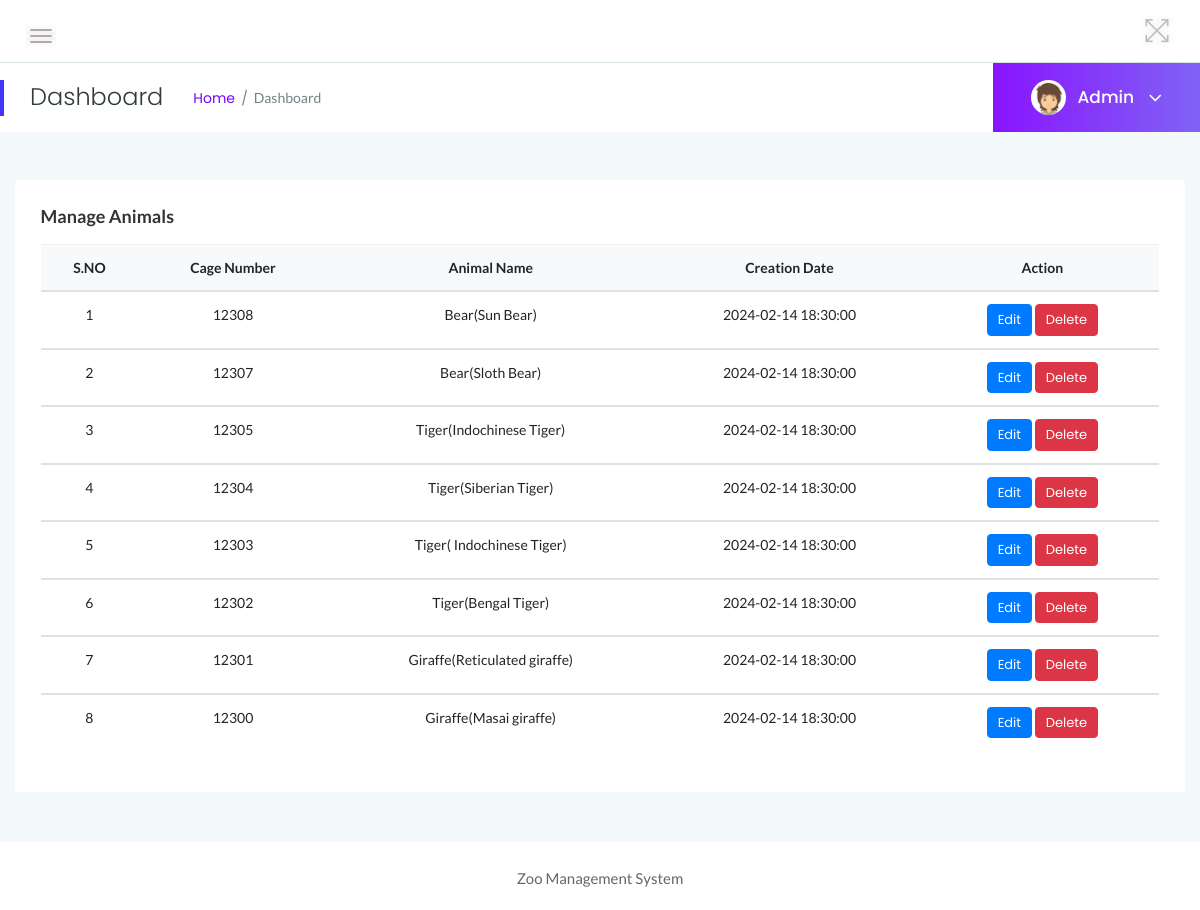
/zms/admin/manage-animals.php (signed in), run on the app's committed database.
### tables this page shows
CREATE TABLE `tblanimal` (
  `ID` int(10) NOT NULL,
  `AnimalName` varchar(200) DEFAULT NULL,
  `CageNumber` int(10) DEFAULT NULL,
  `FeedNumber` varchar(200) DEFAULT NULL,
  `Breed` varchar(200) DEFAULT NULL,
  `AnimalImage` varchar(200) DEFAULT NULL,
  `Description` mediumtext DEFAULT NULL,
  `CreationDate` timestamp NOT NULL DEFAULT current_timestamp() ON UPDATE current_timestamp()
);

### zms/admin/manage-animals.php (the view, shortened to what this page needs)
<?php
include('includes/dbconnection.php');
if (strlen($_SESSION['zmsaid']==0)) {
  header('location:logout.php');
  } else{
?>
<!doctype html>
<html class="no-js" lang="en">
<head>
    <link rel="stylesheet" href="assets/css/bootstrap.min.css">
    <link rel="stylesheet" href="assets/css/font-awesome.min.css">
    <link rel="stylesheet" href="assets/css/themify-icons.css">
    <link rel="stylesheet" href="assets/css/metisMenu.css">
    <link rel="stylesheet" href="assets/css/owl.carousel.min.css">
    <link rel="stylesheet" href="assets/css/slicknav.min.css">
    <link rel="stylesheet" href="https://www.amcharts.com/lib/3/plugins/export/export.css" type="text/css" media="all" />
    <link rel="stylesheet" type="text/css" href="https://cdn.datatables.net/1.10.19/css/jquery.dataTables.css">
    <link rel="stylesheet" type="text/css" href="https://cdn.datatables.net/1.10.18/css/dataTables.bootstrap4.min.css">
    <link rel="stylesheet" type="text/css" href="https://cdn.datatables.net/responsive/2.2.3/css/responsive.bootstrap.min.css">
    <link rel="stylesheet" type="text/css" href="https://cdn.datatables.net/responsive/2.2.3/css/responsive.jqueryui.min.css">
    <link rel="stylesheet" href="assets/css/typography.css">
    <link rel="stylesheet" href="assets/css/default-css.css">
    <link rel="stylesheet" href="assets/css/styles.css">
    <link rel="stylesheet" href="assets/css/responsive.css">
</head>
<body>
    <div class="page-container">
        <div class="main-content">
          <?php include_once('includes/header.php');?>
            <?php include_once('includes/pagetitle.php');?>
            <div class="main-content-inner">
                <div class="row">
                    <div class="col-12 mt-5">
                        <div class="card">
                            <div class="card-body">
                                <h4 class="header-title">Manage Animals</h4>
                                <div class="data-tables">
                <table class="table text-center">
                                        <thead class="bg-light text-capitalize">
                                            <tr>
                                                <th>S.NO</th>
                                                <th>Cage Number</th>
                                                <th>Animal Name</th>
                                                <th>Creation Date</th>
                                                <th>Action</th>
                                            </tr>
                                        </thead>
                                        <?php
$ret=mysqli_query($con,"select * from tblanimal order by ID desc");
$cnt=1;
while ($row=mysqli_fetch_array($ret)) {
?>
                                        <tbody>
          <tr data-expanded="true">
            <td><?php echo $cnt;?></td>
                  <td><?php  echo $row['CageNumber'];?></td>
                  <td><?php  echo $row['AnimalName'];?>(<?php  echo $row['Breed'];?>)</td>
                  <td><?php  echo $row['CreationDate'];?></td>
                  <td><a href="edit-animal-details.php?editid=<?php echo $row['ID'];?>" class="btn btn-primary btn-xs">Edit</a>
  <a href="manage-animals.php?id=<?php echo $row['ID']?>&del=delete" onClick="return confirm('Are you sure you want to delete?')" class="btn btn-danger btn-xs">Delete</a>
                </tr>
                <?php
$cnt=$cnt+1;
}?>
 </tbody>
                                    </table>
                                </div>
                            </div>
                        </div>
                    </div>
                </div>
            </div>
        </div>
        <?php include_once('includes/footer.php');?>
    </div>
</body>
</html>
<?php }  ?>

### zms/admin/includes/pagetitle.php (shortened to what this page needs)
<?php
include('includes/dbconnection.php');
?>
<div class="page-title-area">
                <div class="row align-items-center">
                    <div class="col-sm-6">
                        <div class="breadcrumbs-area clearfix">
                            <h4 class="page-title pull-left">Dashboard</h4>
                            <ul class="breadcrumbs pull-left">
                                <li><a href="dashboard.php">Home</a></li>
                                <li><span>Dashboard</span></li>
                            </ul>
                        </div>
                    </div>
                    <div class="col-sm-6 clearfix">
                        <div class="user-profile pull-right">
                            <img class="avatar user-thumb" src="assets/images/author/avatar.png" alt="avatar">
                            <?php
$adid=$_SESSION['zmsaid'];
$ret=mysqli_query($con,"select AdminName from tbladmin where ID='$adid'");
$row=mysqli_fetch_array($ret);
$name=$row['AdminName'];
?>
                            <h4 class="user-name dropdown-toggle" data-toggle="dropdown"><?php echo $name; ?> <i class="fa fa-angle-down"></i></h4>
                        </div>
                    </div>
                </div>
            </div>

### zms/admin/assets/css/styles.css (style rules this page uses)
.page-container { width: 100%; height: 100%; min-height: 100vh; padding-left: 280px; -webkit-transition: padding-left 0.3s ease 0s; transition: padding-left 0.3s ease 0s; }
.card { border: none; border-radius: 4px; background-color: #fff; -webkit-transition: all 0.3s ease 0s; transition: all 0.3s ease 0s; }
.card-body { padding: 25.6px; padding: 1.6rem; }
.main-content { width: 100%; background: #F3F8FB; }
.main-content-inner { padding: 0 30px 50px; }
.page-title-area { padding: 0 30px; background: #fff; position: relative; }
.page-title-area:before { content: ''; position: absolute; left: 0; top: 50%; width: 4px; height: 36px; background: var(--primary-color); -webkit-transform: translateY(-50%); transform: translateY(-50%); }
.page-title { font-size: 24px; font-weight: 300; color: #313b3d; letter-spacing: 0; margin-right: 30px; }
ul.breadcrumbs { margin-top: 4px; }
.breadcrumbs li { display: inline-block; }
.breadcrumbs li a, .breadcrumbs li span { display: block; font-size: 14px; font-weight: 400; color: #7801ff; letter-spacing: 0; margin-right: 16px; position: relative; }
.breadcrumbs li a:before { content: '/'; color: #768387; position: absolute; right: -13px; top: 0; }
.breadcrumbs li span { margin-right: 0; color: #768387; text-transform: capitalize; }
.user-profile { margin-right: -30px; display: -webkit-box; display: -ms-flexbox; display: flex; -webkit-box-align: center; -ms-flex-align: center; align-items: center; -ms-flex-wrap: wrap; flex-wrap: wrap; background: -webkit-linear-gradient(left, #8914fe 0%, #8063f5 100%); background: linear-gradient(to right, #8914fe 0%, #8063f5 100%); padding: 17px 38px; position: relative; }
.user-profile img.avatar { height: 35px; width: 35px; border-radius: 50%; margin-right: 12px; }
.user-name { font-size: 17px; font-weight: 500; color: #fff; letter-spacing: 0; cursor: pointer; -webkit-user-select: none; -moz-user-select: none; -ms-user-select: none; user-select: none; }
.user-name i { margin-left: 10px; font-size: 21px; vertical-align: middle; position: relative; }
.notification-area .dropdown-toggle, .user-name.dropdown-toggle { position: relative; }
.notification-area .dropdown-toggle:after, .user-name.dropdown-toggle:after { display: none; }
.header-title { font-family: 'Lato', sans-serif; font-size: 18px; font-weight: 600; letter-spacing: 0; color: #333; text-transform: capitalize; margin-bottom: 17px; }
.btn { padding: 11px 17px; font-size: 13px; letter-spacing: 0; }
.btn-xs { padding: 5px 10px; }
table tr th { border-bottom: none; }
table tr th, table tr td { border-top: 1px solid rgba(120, 130, 140, 0.13) !important; }

### zms/admin/assets/css/responsive.css (style rules this page uses)
@media (min-width: 1200px) and (max-width: 1364px) { .main-content-inner { padding: 0 15px 50px; } }
@media (min-width: 1200px) and (max-width: 1364px) { .page-container, .sbar_collapsed.page-container { padding-left: 0; } }

### data on the page
tblanimal: CageNumber "12308", AnimalName "Bear", Breed "Sun Bear", CreationDate "2024-02-14 18:30:00"
tblanimal: CageNumber "12307", AnimalName "Bear", Breed "Sloth Bear", CreationDate "2024-02-14 18:30:00"
tblanimal: CageNumber "12305", AnimalName "Tiger", Breed "Indochinese Tiger", CreationDate "2024-02-14 18:30:00"
tblanimal: CageNumber "12304", AnimalName "Tiger", Breed "Siberian Tiger", CreationDate "2024-02-14 18:30:00"
tblanimal: CageNumber "12303", AnimalName "Tiger", Breed "Indochinese Tiger", CreationDate "2024-02-14 18:30:00"
tblanimal: CageNumber "12302", AnimalName "Tiger", Breed "Bengal Tiger", CreationDate "2024-02-14 18:30:00"
tblanimal: CageNumber "12301", AnimalName "Giraffe", Breed "Reticulated giraffe", CreationDate "2024-02-14 18:30:00"
tblanimal: CageNumber "12300", AnimalName "Giraffe", Breed "Masai giraffe", CreationDate "2024-02-14 18:30:00"

### other printed values
$name "Admin"
